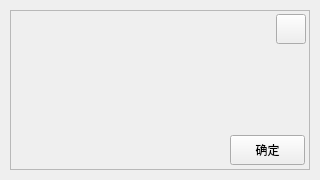
<?xml version="1.0" encoding="UTF-8"?>
<ui version="4.0">
 <class>PromptInterface</class>
 <widget class="QWidget" name="PromptInterface">
  <property name="geometry">
   <rect>
    <x>0</x>
    <y>0</y>
    <width>320</width>
    <height>180</height>
   </rect>
  </property>
  <property name="windowTitle">
   <string/>
  </property>
  <widget class="QFrame" name="MessageBoxFrame">
   <property name="geometry">
    <rect>
     <x>10</x>
     <y>10</y>
     <width>300</width>
     <height>160</height>
    </rect>
   </property>
   <property name="frameShape">
    <enum>QFrame::Shape::StyledPanel</enum>
   </property>
   <property name="frameShadow">
    <enum>QFrame::Shadow::Raised</enum>
   </property>
   <widget class="QLabel" name="IconLabel">
    <property name="geometry">
     <rect>
      <x>8</x>
      <y>50</y>
      <width>64</width>
      <height>64</height>
     </rect>
    </property>
    <property name="text">
     <string/>
    </property>
    <property name="scaledContents">
     <bool>true</bool>
    </property>
   </widget>
   <widget class="QLabel" name="TextLabel">
    <property name="geometry">
     <rect>
      <x>74</x>
      <y>50</y>
      <width>221</width>
      <height>64</height>
     </rect>
    </property>
    <property name="text">
     <string/>
    </property>
    <property name="alignment">
     <set>Qt::AlignmentFlag::AlignCenter</set>
    </property>
   </widget>
   <widget class="QPushButton" name="ClosePushButton">
    <property name="geometry">
     <rect>
      <x>266</x>
      <y>4</y>
      <width>30</width>
      <height>30</height>
     </rect>
    </property>
    <property name="text">
     <string/>
    </property>
   </widget>
   <widget class="QLabel" name="TitleLabel">
    <property name="geometry">
     <rect>
      <x>40</x>
      <y>5</y>
      <width>64</width>
      <height>24</height>
     </rect>
    </property>
    <property name="text">
     <string/>
    </property>
    <property name="alignment">
     <set>Qt::AlignmentFlag::AlignLeading|Qt::AlignmentFlag::AlignLeft|Qt::AlignmentFlag::AlignVCenter</set>
    </property>
   </widget>
   <widget class="QLabel" name="LogoLabel">
    <property name="geometry">
     <rect>
      <x>4</x>
      <y>4</y>
      <width>30</width>
      <height>30</height>
     </rect>
    </property>
    <property name="text">
     <string/>
    </property>
    <property name="pixmap">
     <pixmap resource="../ResourceFiles/Resources.qrc">:/ResourceFiles/BasicFiles/Icon.png</pixmap>
    </property>
    <property name="scaledContents">
     <bool>true</bool>
    </property>
   </widget>
   <widget class="QPushButton" name="ExitButton">
    <property name="geometry">
     <rect>
      <x>220</x>
      <y>125</y>
      <width>75</width>
      <height>30</height>
     </rect>
    </property>
    <property name="text">
     <string>确定</string>
    </property>
   </widget>
  </widget>
 </widget>
 <resources>
  <include location="../ResourceFiles/Resources.qrc"/>
 </resources>
 <connections/>
</ui>
